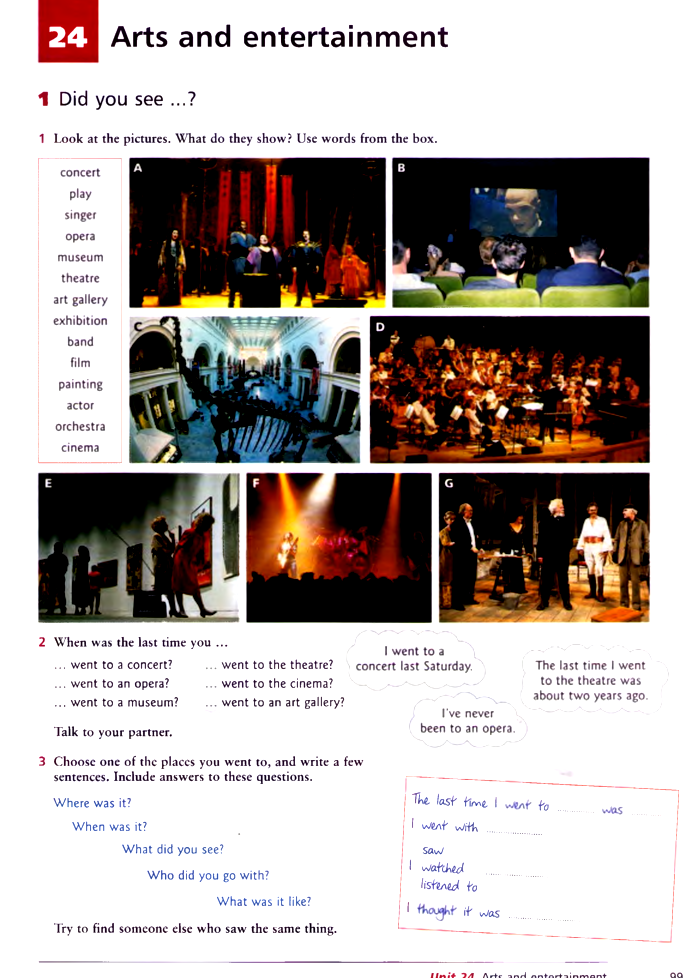
#> input picture lang-99.png, 686 x 978 px
$ python -i extractImages-cd.py   (imports and definitions only)   (older library calls are emulated)
#> lines starting #> are read from the running program, lines starting #| are printed output that depends on the picture
#> further down, picture is the input picture: shape (978, 686, 3); mean B, G, R 169.4, 172.6, 180.4
import cv2
import os
import numpy as np
import itertools
import argparse
import logging

log = logging.getLogger()
# [1 line not run here, left out]
saveLog = logging.FileHandler('log.log')
# [2 lines not run here, left out]

# [10 lines left out: function loadInput, not called in this run]

def getName(path):
    base = os.path.basename(path)
    return os.path.splitext(base)[0]

def preProcess(image):
    kernel = cv2.getStructuringElement(cv2.MORPH_RECT,(5,5))
    gray = cv2.dilate(image, kernel, iterations=1)                    #dilate to remove text
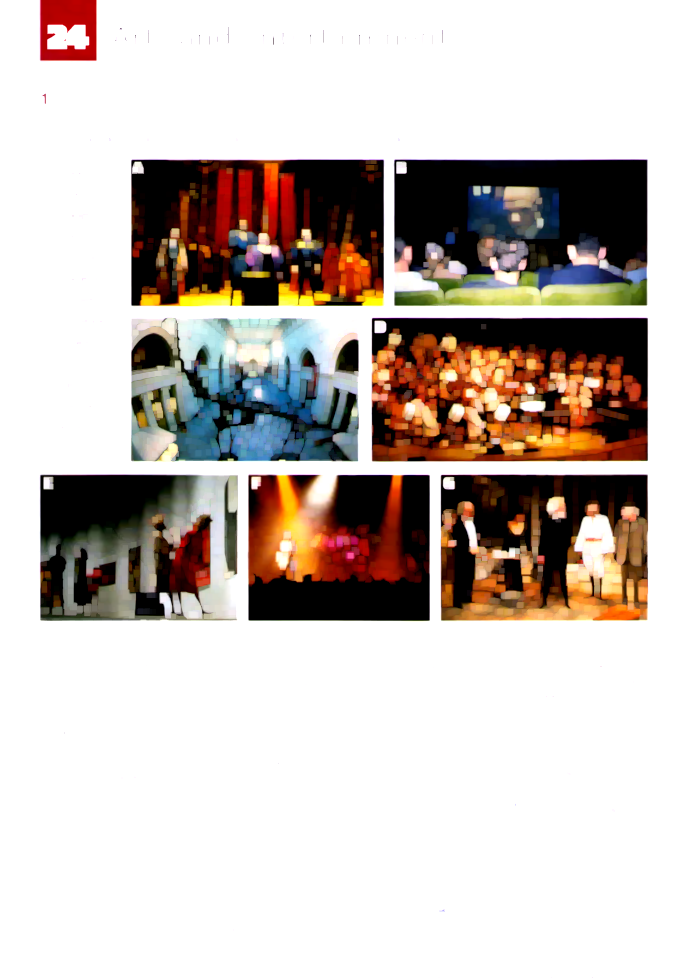
#> gray: shape (978, 686, 3); mean B, G, R 184.8, 190.3, 199.6
    gray = cv2.erode(gray, kernel, iterations=2)                      #erode to restore dilation
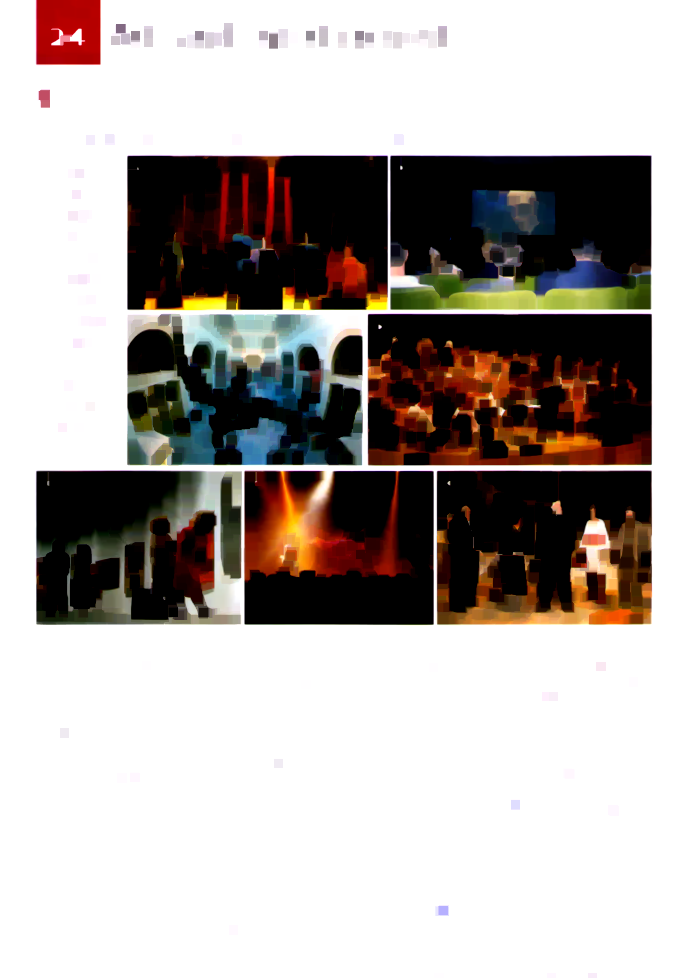
#> gray: shape (978, 686, 3); mean B, G, R 166.8, 170.3, 176.8
    ret, gray = cv2.threshold(gray, 254, 255, cv2.THRESH_TOZERO)        #change white bg to blk
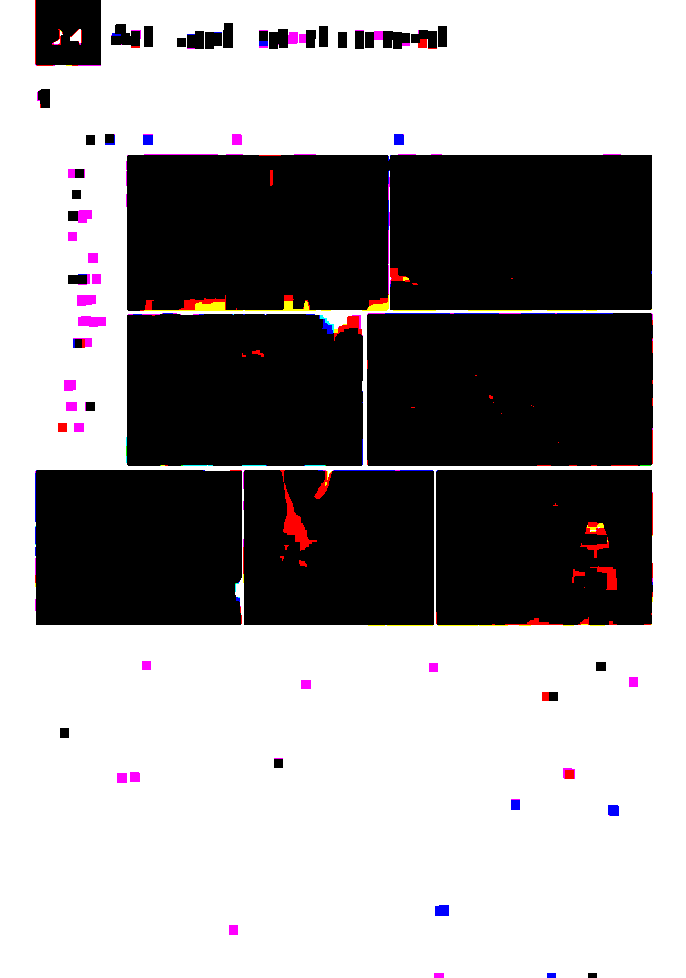
#> gray: shape (978, 686, 3); mean B, G, R 154.5, 153.2, 155.7
    ret, gray = cv2.threshold(gray, 0, 255, cv2.THRESH_BINARY_INV)      #invert binary image for easier processing
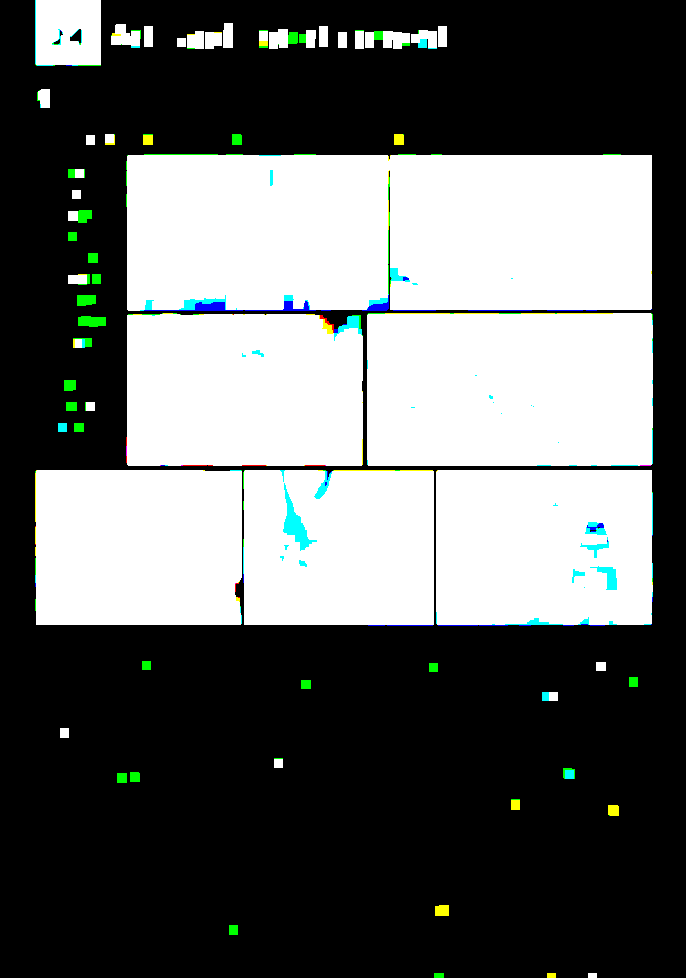
#> gray: shape (978, 686, 3); mean B, G, R 100.5, 101.8, 99.3
    #try to fill images rectangles and remove noise
    gray = cv2.morphologyEx(gray, cv2.MORPH_CLOSE, kernel)
    gray = cv2.morphologyEx(gray, cv2.MORPH_OPEN, kernel)
    return gray

# [48 lines left out: functions union, intersection, combineBoxes, not called in this run]

# [67 lines not run here, left out]

>>> import cv2
>>> picture = cv2.imread('lang-99.png')
>>> result = preProcess(picture)
